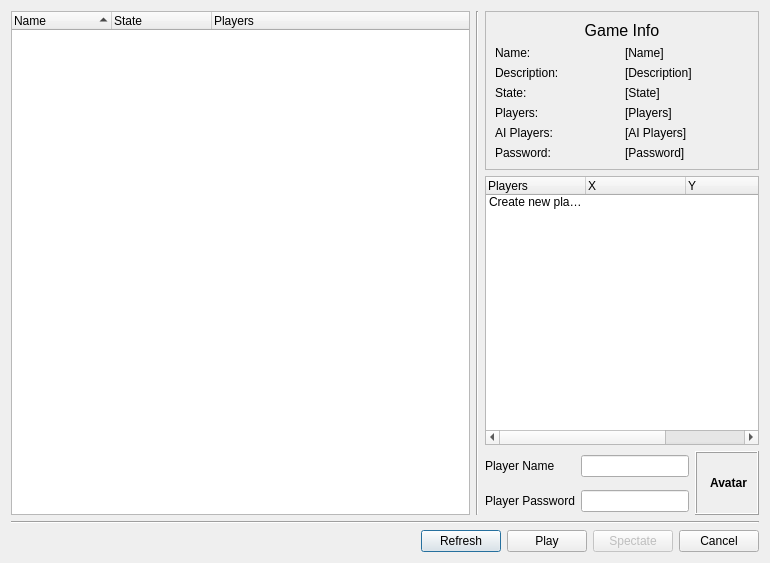
<?xml version="1.0" encoding="UTF-8"?>
<ui version="4.0">
 <class>JoinGameDialog</class>
 <widget class="QDialog" name="JoinGameDialog">
  <property name="geometry">
   <rect>
    <x>0</x>
    <y>0</y>
    <width>770</width>
    <height>563</height>
   </rect>
  </property>
  <property name="sizePolicy">
   <sizepolicy hsizetype="MinimumExpanding" vsizetype="MinimumExpanding">
    <horstretch>0</horstretch>
    <verstretch>0</verstretch>
   </sizepolicy>
  </property>
  <property name="windowTitle">
   <string>Join Game</string>
  </property>
  <layout class="QVBoxLayout" name="verticalLayout_2">
   <item>
    <layout class="QHBoxLayout" name="horizontalLayout_2">
     <item>
      <widget class="QTreeWidget" name="gameListView">
       <property name="focusPolicy">
        <enum>Qt::NoFocus</enum>
       </property>
       <property name="autoScroll">
        <bool>true</bool>
       </property>
       <property name="alternatingRowColors">
        <bool>true</bool>
       </property>
       <property name="indentation">
        <number>15</number>
       </property>
       <property name="rootIsDecorated">
        <bool>false</bool>
       </property>
       <property name="itemsExpandable">
        <bool>false</bool>
       </property>
       <property name="sortingEnabled">
        <bool>true</bool>
       </property>
       <property name="animated">
        <bool>true</bool>
       </property>
       <property name="allColumnsShowFocus">
        <bool>false</bool>
       </property>
       <column>
        <property name="text">
         <string>Name</string>
        </property>
       </column>
       <column>
        <property name="text">
         <string>State</string>
        </property>
       </column>
       <column>
        <property name="text">
         <string>Players</string>
        </property>
       </column>
       <column>
        <property name="text">
         <string/>
        </property>
       </column>
      </widget>
     </item>
     <item>
      <widget class="Line" name="line_2">
       <property name="orientation">
        <enum>Qt::Vertical</enum>
       </property>
      </widget>
     </item>
     <item>
      <layout class="QVBoxLayout" name="verticalLayout">
       <item>
        <widget class="QFrame" name="frame">
         <property name="frameShape">
          <enum>QFrame::StyledPanel</enum>
         </property>
         <property name="frameShadow">
          <enum>QFrame::Raised</enum>
         </property>
         <layout class="QGridLayout" name="gridLayout_2">
          <item row="0" column="0" colspan="2">
           <widget class="QLabel" name="label_12">
            <property name="font">
             <font>
              <pointsize>12</pointsize>
             </font>
            </property>
            <property name="text">
             <string>Game Info</string>
            </property>
            <property name="alignment">
             <set>Qt::AlignCenter</set>
            </property>
           </widget>
          </item>
          <item row="1" column="0">
           <widget class="QLabel" name="label_13">
            <property name="text">
             <string>Name:</string>
            </property>
           </widget>
          </item>
          <item row="1" column="1">
           <widget class="QLabel" name="labelName">
            <property name="text">
             <string>[Name]</string>
            </property>
           </widget>
          </item>
          <item row="2" column="0">
           <widget class="QLabel" name="label_14">
            <property name="text">
             <string>Description:</string>
            </property>
           </widget>
          </item>
          <item row="2" column="1">
           <widget class="QLabel" name="labelDescription">
            <property name="text">
             <string>[Description]</string>
            </property>
           </widget>
          </item>
          <item row="3" column="0">
           <widget class="QLabel" name="label_15">
            <property name="text">
             <string>State:</string>
            </property>
           </widget>
          </item>
          <item row="3" column="1">
           <widget class="QLabel" name="labelState">
            <property name="text">
             <string>[State]</string>
            </property>
           </widget>
          </item>
          <item row="4" column="0">
           <widget class="QLabel" name="label_16">
            <property name="text">
             <string>Players:</string>
            </property>
           </widget>
          </item>
          <item row="4" column="1">
           <widget class="QLabel" name="labelPlayers">
            <property name="text">
             <string>[Players]</string>
            </property>
           </widget>
          </item>
          <item row="5" column="0">
           <widget class="QLabel" name="label_18">
            <property name="text">
             <string>AI Players:</string>
            </property>
           </widget>
          </item>
          <item row="5" column="1">
           <widget class="QLabel" name="labelAIPlayers">
            <property name="text">
             <string>[AI Players]</string>
            </property>
           </widget>
          </item>
          <item row="6" column="0">
           <widget class="QLabel" name="label_17">
            <property name="text">
             <string>Password:</string>
            </property>
           </widget>
          </item>
          <item row="6" column="1">
           <widget class="QLabel" name="labelPassword">
            <property name="text">
             <string>[Password]</string>
            </property>
           </widget>
          </item>
         </layout>
        </widget>
       </item>
       <item>
        <widget class="QTreeWidget" name="playerListView">
         <property name="sizePolicy">
          <sizepolicy hsizetype="Preferred" vsizetype="Expanding">
           <horstretch>0</horstretch>
           <verstretch>0</verstretch>
          </sizepolicy>
         </property>
         <property name="focusPolicy">
          <enum>Qt::NoFocus</enum>
         </property>
         <property name="editTriggers">
          <set>QAbstractItemView::EditKeyPressed</set>
         </property>
         <property name="alternatingRowColors">
          <bool>true</bool>
         </property>
         <property name="selectionMode">
          <enum>QAbstractItemView::SingleSelection</enum>
         </property>
         <property name="indentation">
          <number>15</number>
         </property>
         <property name="rootIsDecorated">
          <bool>false</bool>
         </property>
         <property name="uniformRowHeights">
          <bool>true</bool>
         </property>
         <property name="itemsExpandable">
          <bool>false</bool>
         </property>
         <property name="sortingEnabled">
          <bool>false</bool>
         </property>
         <property name="animated">
          <bool>false</bool>
         </property>
         <property name="allColumnsShowFocus">
          <bool>false</bool>
         </property>
         <property name="headerHidden">
          <bool>false</bool>
         </property>
         <property name="expandsOnDoubleClick">
          <bool>true</bool>
         </property>
         <column>
          <property name="text">
           <string>Players</string>
          </property>
         </column>
         <column>
          <property name="text">
           <string>X</string>
          </property>
         </column>
         <column>
          <property name="text">
           <string>Y</string>
          </property>
         </column>
         <column>
          <property name="text">
           <string>Z</string>
          </property>
         </column>
         <item>
          <property name="text">
           <string>Create new player</string>
          </property>
          <property name="text">
           <string/>
          </property>
         </item>
        </widget>
       </item>
       <item>
        <layout class="QGridLayout" name="gridLayout">
         <item row="0" column="0">
          <widget class="QLabel" name="label_7">
           <property name="sizePolicy">
            <sizepolicy hsizetype="Preferred" vsizetype="Preferred">
             <horstretch>0</horstretch>
             <verstretch>0</verstretch>
            </sizepolicy>
           </property>
           <property name="text">
            <string>Player Name</string>
           </property>
           <property name="buddy">
            <cstring>lineEditPlayerName</cstring>
           </property>
          </widget>
         </item>
         <item row="0" column="1">
          <widget class="QLineEdit" name="lineEditPlayerName">
           <property name="sizePolicy">
            <sizepolicy hsizetype="Preferred" vsizetype="Fixed">
             <horstretch>0</horstretch>
             <verstretch>0</verstretch>
            </sizepolicy>
           </property>
          </widget>
         </item>
         <item row="0" column="2" rowspan="2">
          <widget class="client::SelectPlayerIconWidget" name="selectPlayerIconWidget">
           <property name="minimumSize">
            <size>
             <width>64</width>
             <height>64</height>
            </size>
           </property>
           <property name="maximumSize">
            <size>
             <width>64</width>
             <height>64</height>
            </size>
           </property>
           <property name="frameShape">
            <enum>QFrame::Box</enum>
           </property>
           <property name="frameShadow">
            <enum>QFrame::Raised</enum>
           </property>
           <property name="text">
            <string>&lt;!DOCTYPE HTML PUBLIC &quot;-//W3C//DTD HTML 4.0//EN&quot; &quot;http://www.w3.org/TR/REC-html40/strict.dtd&quot;&gt;
&lt;html&gt;&lt;head&gt;&lt;meta name=&quot;qrichtext&quot; content=&quot;1&quot; /&gt;&lt;style type=&quot;text/css&quot;&gt;
p, li { white-space: pre-wrap; }
&lt;/style&gt;&lt;/head&gt;&lt;body style=&quot; font-family:'DejaVu Sans'; font-size:9pt; font-weight:400; font-style:normal;&quot;&gt;
&lt;p align=&quot;center&quot; style=&quot; margin-top:0px; margin-bottom:0px; margin-left:0px; margin-right:0px; -qt-block-indent:0; text-indent:0px;&quot;&gt;&lt;span style=&quot; font-weight:600;&quot;&gt;Avatar&lt;/span&gt;&lt;/p&gt;&lt;/body&gt;&lt;/html&gt;</string>
           </property>
          </widget>
         </item>
         <item row="1" column="0">
          <widget class="QLabel" name="label_9">
           <property name="toolTip">
            <string>You can set your password here. This password will be required to reconnect to your player in case of disconnection.</string>
           </property>
           <property name="text">
            <string>Player Password</string>
           </property>
           <property name="buddy">
            <cstring>lineEditPlayerPassword</cstring>
           </property>
          </widget>
         </item>
         <item row="1" column="1">
          <widget class="QLineEdit" name="lineEditPlayerPassword">
           <property name="sizePolicy">
            <sizepolicy hsizetype="Preferred" vsizetype="Fixed">
             <horstretch>0</horstretch>
             <verstretch>0</verstretch>
            </sizepolicy>
           </property>
          </widget>
         </item>
        </layout>
       </item>
      </layout>
     </item>
    </layout>
   </item>
   <item>
    <widget class="Line" name="line">
     <property name="orientation">
      <enum>Qt::Horizontal</enum>
     </property>
    </widget>
   </item>
   <item>
    <layout class="QHBoxLayout" name="horizontalLayout">
     <item>
      <spacer name="horizontalSpacer">
       <property name="orientation">
        <enum>Qt::Horizontal</enum>
       </property>
       <property name="sizeHint" stdset="0">
        <size>
         <width>40</width>
         <height>20</height>
        </size>
       </property>
      </spacer>
     </item>
     <item>
      <widget class="QPushButton" name="pushButtonRefresh">
       <property name="text">
        <string>Refresh</string>
       </property>
      </widget>
     </item>
     <item>
      <widget class="QPushButton" name="pushButtonPlay">
       <property name="text">
        <string>Play</string>
       </property>
      </widget>
     </item>
     <item>
      <widget class="QPushButton" name="pushButtonSpectate">
       <property name="enabled">
        <bool>false</bool>
       </property>
       <property name="text">
        <string>Spectate</string>
       </property>
      </widget>
     </item>
     <item>
      <widget class="QPushButton" name="pushButtonCancel">
       <property name="text">
        <string>Cancel</string>
       </property>
      </widget>
     </item>
    </layout>
   </item>
  </layout>
 </widget>
 <customwidgets>
  <customwidget>
   <class>client::SelectPlayerIconWidget</class>
   <extends>QLabel</extends>
   <header>selectplayericonwidget.h</header>
  </customwidget>
 </customwidgets>
 <resources/>
 <connections>
  <connection>
   <sender>pushButtonCancel</sender>
   <signal>clicked()</signal>
   <receiver>JoinGameDialog</receiver>
   <slot>close()</slot>
   <hints>
    <hint type="sourcelabel">
     <x>666</x>
     <y>271</y>
    </hint>
    <hint type="destinationlabel">
     <x>356</x>
     <y>145</y>
    </hint>
   </hints>
  </connection>
 </connections>
</ui>
